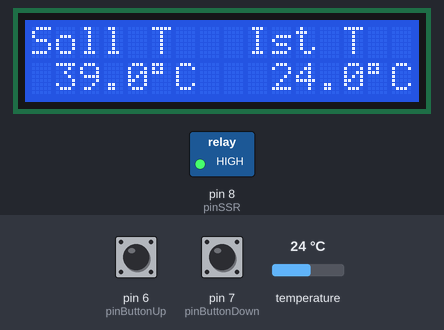
A sketch run on a simulated Arduino Uno, built with avr-gcc and run on an emulated ATmega328P. Shown: 16×2 character LCD, switched loads named in the sketch (green lamp = pin HIGH). The inputs (shaded band) are chosen by the test bench; at power-on: temperature 24 °C, pin 6 (pinButtonUp) HIGH, pin 7 (pinButtonDown) HIGH.

Above: at 1.2 s.
1.3 s: temperature set to 12 °C
At 2.4 s:
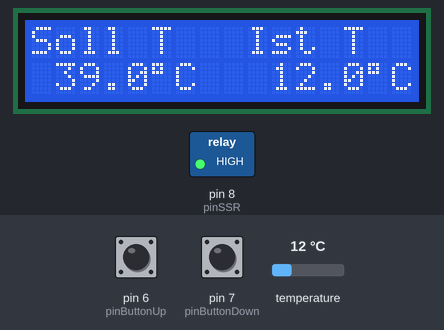
3.1 s: pin 6 (pinButtonUp) pulled LOW for 3.2 s
At 7.0 s:
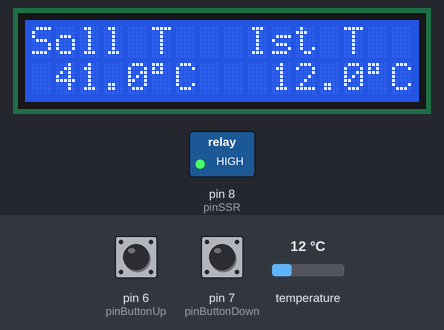
7.8 s: pin 6 (pinButtonUp) pulled LOW for 0.95 s
At 9.9 s:
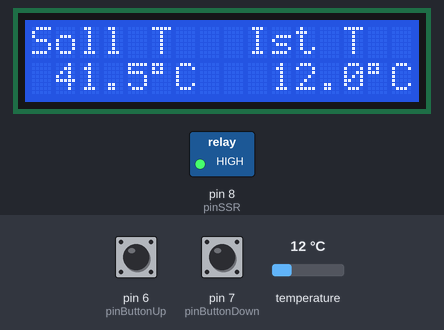
10.2 s: temperature set to 19 °C
At 11.1 s:
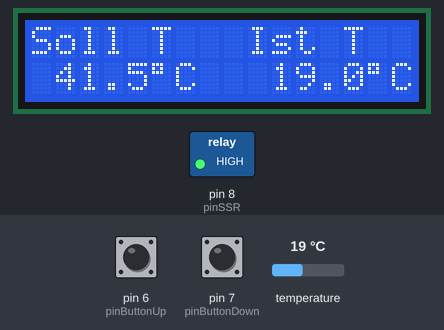
11.7 s: pin 7 (pinButtonDown) pulled LOW for 0.95 s
At 12.4 s:
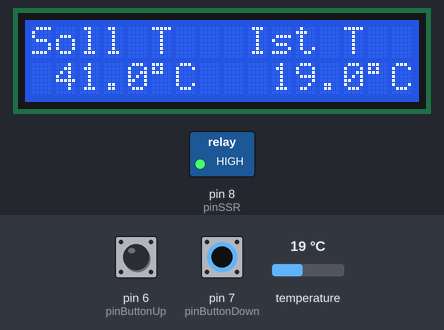
14.1 s: pin 7 (pinButtonDown) pulled LOW for 0.95 s
At 15.4 s:
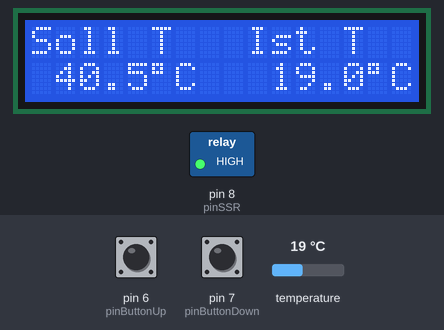
Timing chart, 0 to 17.1 s (numbered marks = the images above; inputs shaded):
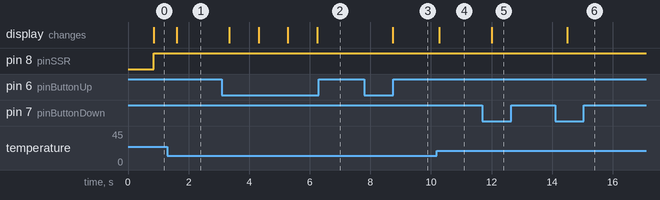

Measured:
- after the input at 1.3 s, the display: changes after 0.32 s (image 1)
- after the input at 3.1 s, the display: first changes after 0.25 s (image 2 shows a later state)
- after the input at 7.8 s, the display: changes after 0.94 s (image 3)
- after the input at 10.2 s, the display: changes after 0.08 s (image 4)
- after the input at 11.7 s, the display: changes after 0.31 s (image 5)
- after the input at 14.1 s, the display: changes after 0.41 s (image 6)

The sketch:

Honigtopf.ino
```cpp
#include <LiquidCrystal.h>
#include <OneWire.h>
#include <DallasTemperature.h>

//PINS
#define ONE_WIRE_BUS 9

LiquidCrystal lcd(12, 11, 5, 4, 3, 2);
const int pinButtonUp = 6;
const int pinButtonDown = 7;
const int pinSSR = 8;

//VARIABLES
OneWire oneWire(ONE_WIRE_BUS);
DallasTemperature sensors(&oneWire);
float tempOffset = 1;
float targetTemp = 39;
float currentTemp = 99.9;
float maxTemp = 80;
float minTemp = 10;

void setup() {
  lcd.begin(16, 2);
  pinMode(pinButtonUp, INPUT_PULLUP);
  pinMode(pinButtonDown, INPUT_PULLUP);
  pinMode(pinSSR, OUTPUT);
  permDisplay();
  sensors.begin();
}

void loop() {
  tempAdjust();
  tempDisplay();
  readTemp();
  tempControl();
}

void permDisplay() {                //permanent display elements
  lcd.print("Soll T   Ist T");
  lcd.setCursor(5, 1);
  lcd.print((char)223);
  lcd.setCursor(6, 1);
  lcd.print("C");
  lcd.setCursor(14, 1);
  lcd.print((char)223);
  lcd.setCursor(15, 1);
  lcd.print("C");
}

void tempDisplay() {                //changing display elements
  lcd.setCursor(1, 1);
  lcd.print(targetTemp, 1);
  lcd.setCursor(10, 1);
  lcd.print(currentTemp, 1);
}

void tempAdjust() {                //adjusting of the target temperature
  int buttonUp = digitalRead(pinButtonUp);
  int buttonDown = digitalRead(pinButtonDown);

  if (buttonUp == 0) {
    targetTemp += 0.5;
    delay(200);
    }
  if (buttonDown == 0) {
    targetTemp -= 0.5;
    delay(200);
  }
  if(targetTemp > maxTemp)                //setting max and min temp
  {
    targetTemp = maxTemp;
  }
  else if(targetTemp < minTemp)
  {
    targetTemp = minTemp;
  }
}

void readTemp() {                //readout of the DS18B20 sensor
  sensors.requestTemperatures();
  currentTemp= sensors.getTempCByIndex(0); // 0 refers to the first IC on the wire
  //delay(100);
}

void tempControl() {                //controlling the SSR with an +- tempOffset high hysteresis
  if (digitalRead(pinSSR) == false && currentTemp <= (targetTemp - tempOffset)){
    digitalWrite(pinSSR, HIGH);
  }
  else if (digitalRead(pinSSR) == true && currentTemp >= (targetTemp + tempOffset)){
    digitalWrite(pinSSR, LOW);
  }
}
```
